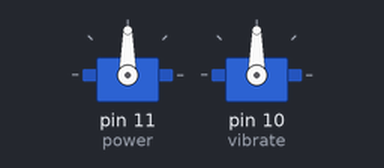
This sketch was run on a simulated Arduino Uno, built with avr-gcc and run on an emulated ATmega328P. On the bench: 2 × servo.

Above: at 0.1 s.
At 1.1 s:
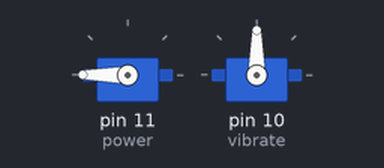
At 2.1 s:
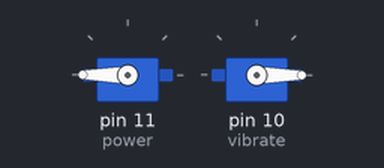
Timing chart, 0 to 3.6 s (numbered marks = the images above):
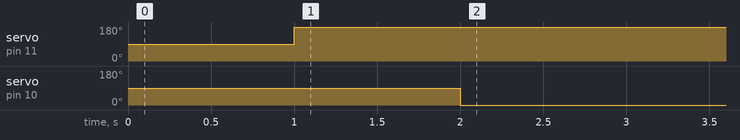

The sketch:

servo_test.ino.ino
```cpp
/* Servo test

Servo to push power button connects to Digital pin 11
Servo to push vibrate button connects to Digital pin 10

Servos run on 6 volt power

*/

#include <Servo.h>

Servo power;
Servo vibrate;

void setup() {
  power.attach(11);
  vibrate.attach(10);

  // Position servos 'up'
  power.write(90);
  vibrate.write(90);
  delay(1000);
}

void loop() {

  // Position servos 'down'
  //this is the to verify that they are moving in the correct direction and that the fingers can reach the button properly
  power.write(180);
  delay(1000);
  vibrate.write(0);
  delay(1000);
}
```

Measured:
- by itself, servo on pin 11 (power): 90° → 180° at 1.0 s
- by itself, servo on pin 10 (vibrate): 90° → 0° at 2.0 s
